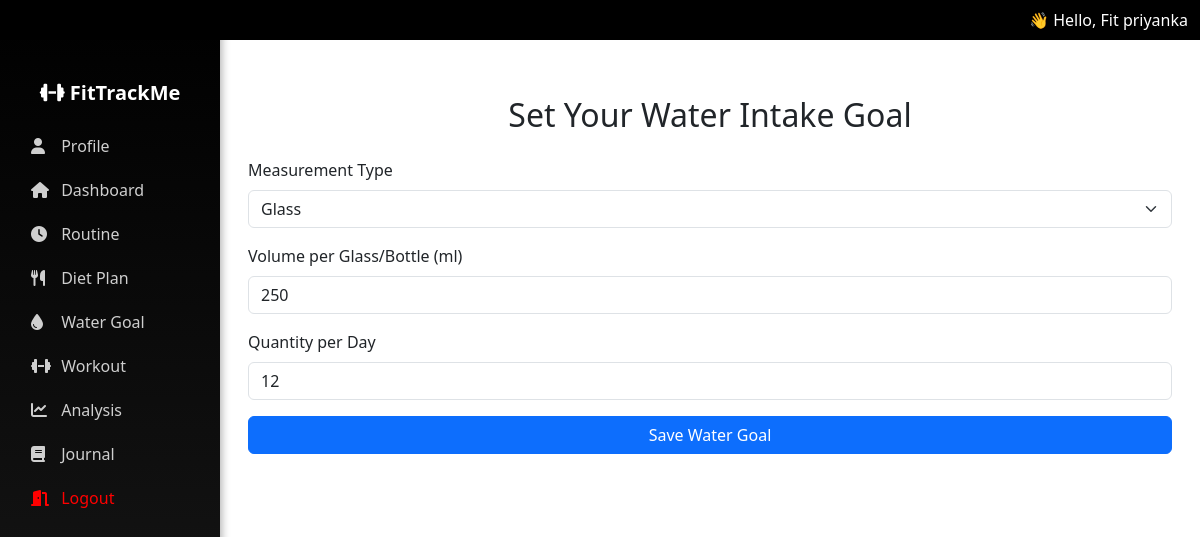
Page /fit/water-setup/ (signed in) on the earlier database version.
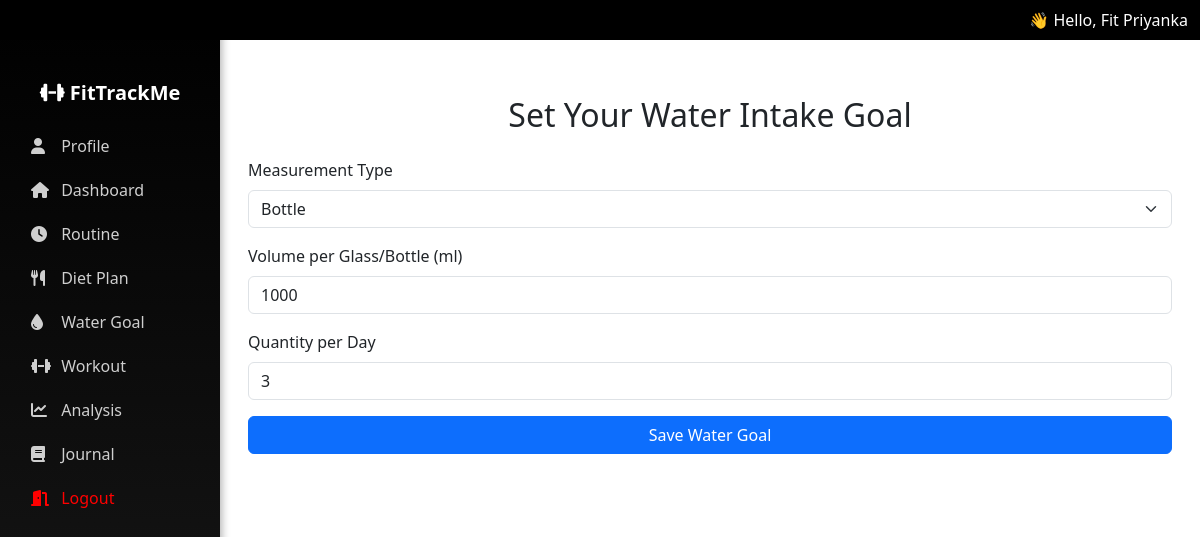
Same page on the later database version.
### fit/models.py (models this page shows, shortened)
class UserProfile(models.Model):
    user = models.OneToOneField(User, on_delete=models.CASCADE)
    full_name = models.CharField(max_length=100, blank=True)
    age = models.PositiveIntegerField(null=True, blank=True)
    sex = models.CharField(max_length=10, choices=[('male', 'Male'), ('female', 'Female')], blank=True)
    height_cm = models.FloatField(null=True, blank=True)
    current_weight = models.FloatField(null=True, blank=True)

class WaterTarget(models.Model):
    MEASUREMENT_CHOICES = [
        ('glass', 'Glass'),
        ('bottle', 'Bottle'),
    ]
    user = models.OneToOneField(User, on_delete=models.CASCADE)
    measurement_type = models.CharField(max_length=10, choices=MEASUREMENT_CHOICES, default='glass')
    unit_volume_ml = models.PositiveIntegerField(default=0)
    quantity_per_day = models.PositiveIntegerField(default=0)
    daily_goal_ml = models.PositiveIntegerField(default=0)

### fit/views.py (the view, shortened to what this page needs)
# urls.py: path('water-setup/', views.water_setup, name='water_setup'),
@login_required
def water_setup(request):
    profile = UserProfile.objects.filter(user=request.user).first()
    if not profile or not profile.height_cm or not profile.current_weight:
        messages.info(request, "Complete your profile first.")
        return redirect('profile')
    target, created = WaterTarget.objects.get_or_create(user=request.user)
    return render(request, "water_setup.html", {"target": target})

### fit/context_processors.py (called while the page is built)
def user_profile(request):
    if request.user.is_authenticated:
        try:
            profile = UserProfile.objects.get(user=request.user)
            return {'user_full_name': profile.full_name}
        except UserProfile.DoesNotExist:
            return {'user_full_name': request.user.username}
    return {}

### fit/templatetags/custom_filters.py (called while the page is built)
@register.filter
def first_name(value):
    if not value:
        return ""
    parts = value.strip().split()
    if parts[0].lower().replace('.', '') in ['mr', 'mrs', 'ms', 'dr']:
        return parts[1] if len(parts) > 1 else parts[0]
    return parts[0]

### fit/templates/water_setup.html (shortened to what this page needs)
{% extends "base.html" %}
{% block content %}
<div class="container mt-4">
  <h2 class="text-center mb-4">Set Your Water Intake Goal</h2>
  <form method="post">
    <div class="mb-3">
      <label class="form-label">Measurement Type</label>
      <select name="measurement_type" class="form-select">
        <option value="glass" {% if target.measurement_type == "glass" %}selected{% endif %}>Glass</option>
        <option value="bottle" {% if target.measurement_type == "bottle" %}selected{% endif %}>Bottle</option>
      </select>
    </div>
    <div class="mb-3">
      <label class="form-label">Volume per Glass/Bottle (ml)</label>
      <input type="number" name="unit_volume" class="form-control" placeholder="e.g. 250 or 1000"
             value="{{ target.unit_volume_ml|default_if_none:250 }}">
    </div>
    <div class="mb-3">
      <label class="form-label">Quantity per Day</label>
      <input type="number" name="quantity_per_day" class="form-control" placeholder="e.g. 8"
             value="{{ target.quantity_per_day|default_if_none:8 }}">
    </div>
    <button type="submit" class="btn btn-primary w-100">Save Water Goal</button>
  </form>
</div>
{% endblock %}

### fit/templates/base.html (shortened to what this page needs)
{% load custom_filters %}
<!DOCTYPE html>
<html lang="en">
<head>
  <link href="https://cdn.jsdelivr.net/npm/bootstrap@5.3.0/dist/css/bootstrap.min.css" rel="stylesheet"/>
  <link rel="stylesheet" href="https://cdnjs.cloudflare.com/ajax/libs/font-awesome/6.4.0/css/all.min.css">
</head>
<body>
 {% if user.is_authenticated %}
<nav class="navbar navbar-expand-lg navbar-dark fixed-top" style="background-color: rgb(0 0 0) !important;">
  <div class="container-fluid">
    <div class="text-white ms-auto d-none d-lg-block">
    👋 Hello, Fit {{ user_full_name|first_name|default:request.user.username }}
    </div>
  </div>
</nav>
{% endif %}
{% if user.is_authenticated %}
<div class="sidebar collapse d-lg-block" id="sidebarMenu">
  <ul class="nav flex-column px-3">
    <li class="nav-item mb-3 text-center text-white fw-bold fs-5 mt-2">
      <i class="fa-solid fa-dumbbell"></i> FitTrackMe
    </li>
    <li class="nav-item"><a class="nav-link" href="{% url 'profile' %}"><i class="fa-solid fa-user"></i> Profile</a></li>
    <li class="nav-item"><a class="nav-link" href="{% url 'dashboard' %}"><i class="fa-solid fa-house"></i> Dashboard</a></li>
    <li class="nav-item"><a class="nav-link" href="{% url 'routine_setup' %}"><i class="fa-solid fa-clock"></i> Routine</a></li>
    <li class="nav-item"><a class="nav-link" href="{% url 'diet_setup' %}"><i class="fa-solid fa-utensils"></i> Diet Plan</a></li>
    <li class="nav-item"><a class="nav-link" href="{% url 'water_setup' %}"><i class="fa-solid fa-droplet"></i> Water Goal</a></li>
    <li class="nav-item"><a class="nav-link" href="{% url 'workout_setup' %}"><i class="fa-solid fa-dumbbell"></i> Workout</a></li>
    <li class="nav-item"><a class="nav-link" href="{% url 'analysis' %}"><i class="fa-solid fa-chart-line"></i> Analysis</a></li>
    <li class="nav-item"><a class="nav-link" href="{% url 'journal_view' %}"><i class="fa-solid fa-book"></i> Journal</a></li>
    <li class="nav-item">
      <form method="post" action="{% url 'logout' %}" style="margin: 0;">
        <button type="submit" class="nav-link logout-link w-100 text-start" style="color: red;">
          <i class="fa-solid fa-door-open" ></i> Logout
        </button>
      </form>
    </li>
  </ul>
</div>
{% endif %}
<div class="content">
  {% block content %}{% endblock %}
</div>
</body>
</html>

Differences in the rows shown:
changed UserProfile: full_name.username "priyanka" → "Priyanka"
changed WaterTarget: measurement_type "Glass" → "Bottle"; unit_volume "250" → "1000"; quantity_per_day "12" → "3"
